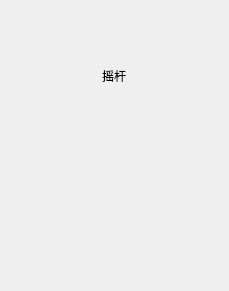
<?xml version="1.0" encoding="UTF-8"?>
<ui version="4.0">
 <class>MainWindow</class>
 <widget class="QMainWindow" name="MainWindow">
  <property name="geometry">
   <rect>
    <x>0</x>
    <y>0</y>
    <width>229</width>
    <height>291</height>
   </rect>
  </property>
  <widget class="QWidget" name="centralwidget">
   <layout class="QVBoxLayout" name="verticalLayout">
    <item alignment="Qt::AlignHCenter|Qt::AlignVCenter">
     <widget class="JoyStick" name="joyStick">
      <property name="text">
       <string>摇杆</string>
      </property>
      <property name="alignment">
       <set>Qt::AlignCenter</set>
      </property>
     </widget>
    </item>
    <item alignment="Qt::AlignHCenter">
     <widget class="QLabel" name="label">
      <property name="text">
       <string/>
      </property>
     </widget>
    </item>
   </layout>
  </widget>
 </widget>
 <customwidgets>
  <customwidget>
   <class>JoyStick</class>
   <extends>QLabel</extends>
   <header>joystick.h</header>
  </customwidget>
 </customwidgets>
 <resources/>
 <connections/>
</ui>
